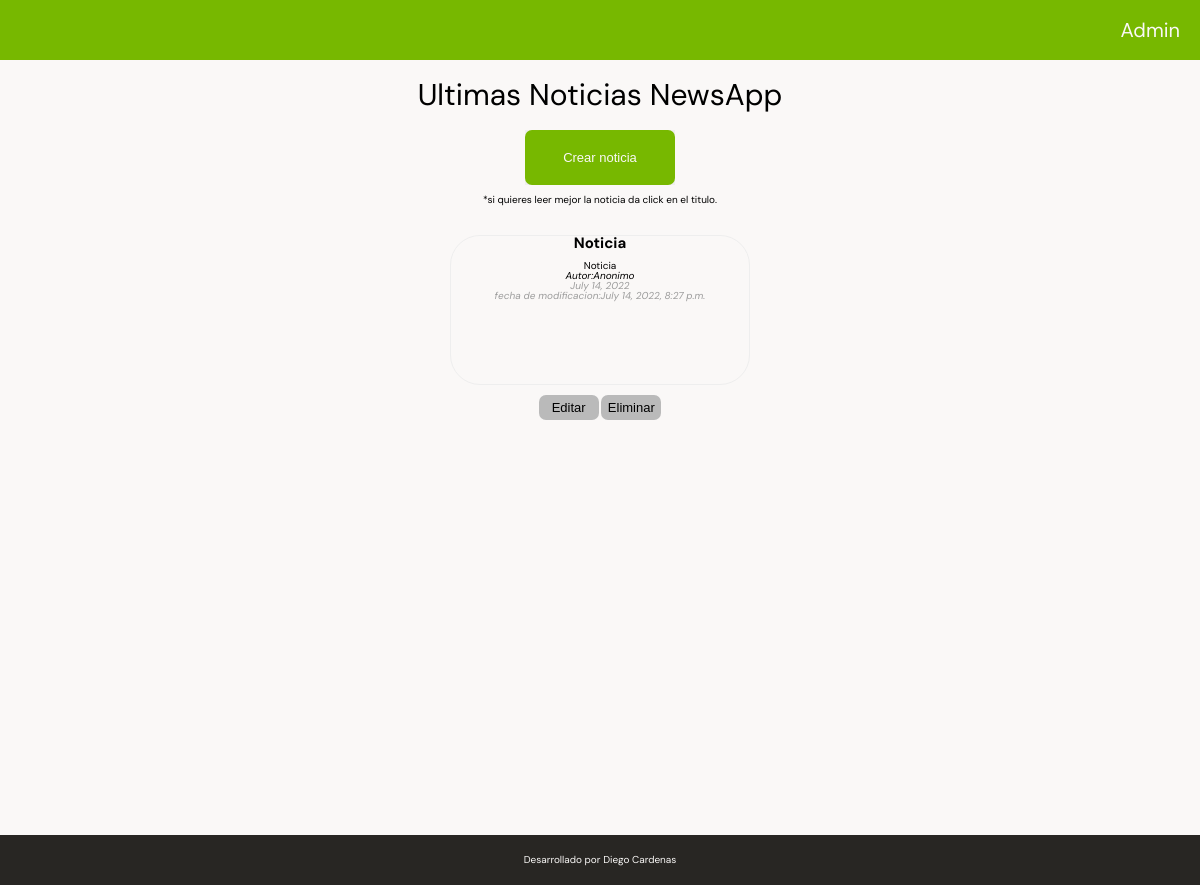
Before: /index/ with the older database file.
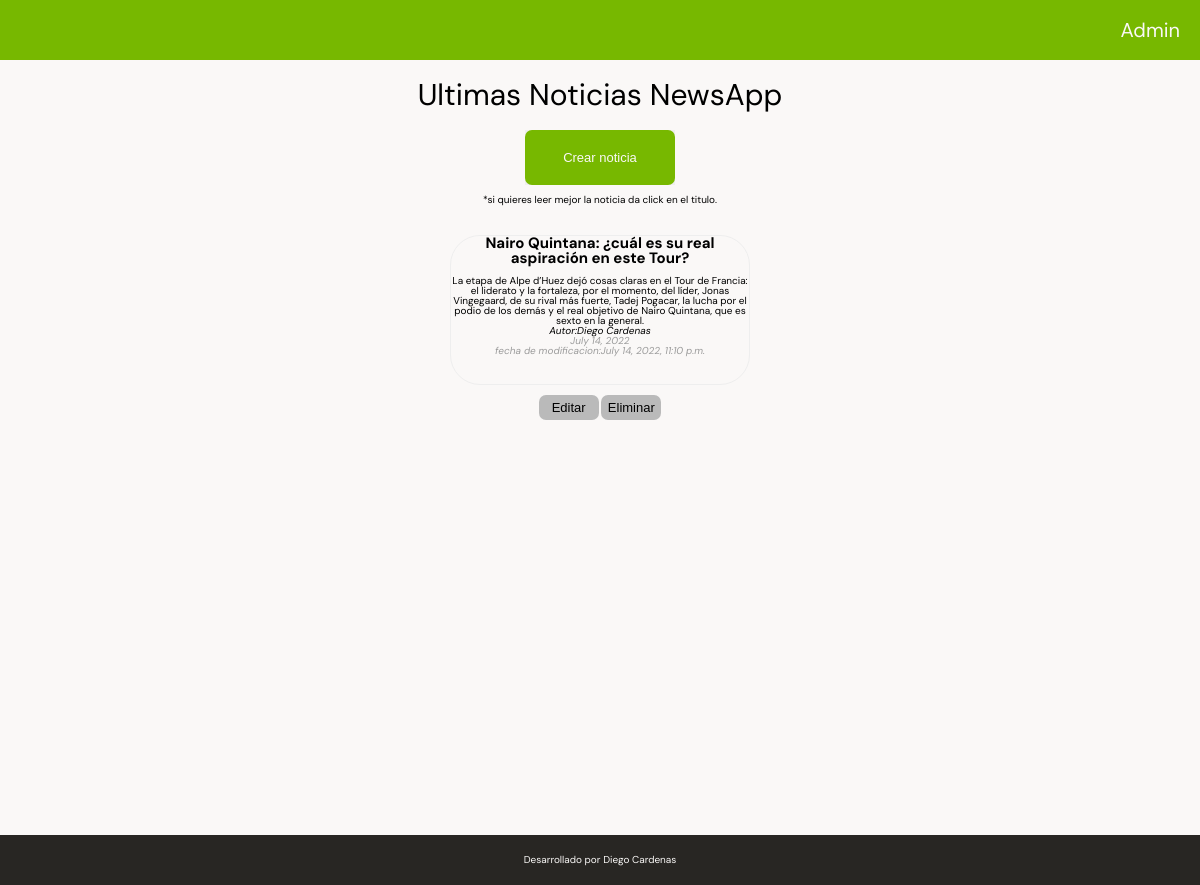
After: the same page with the newer database file.
### newsapp/models.py (models this page shows, shortened)
class News(models.Model):
    title = models.CharField(max_length=100, default="Noticia")
    news_text = models.TextField (max_length=10000, default="Noticia") #At the beginning I got here CharField, but I changed it to TextField because news is a text.
    author = models.CharField(max_length=50, default="Anonimo")
    pub_date = models.DateField(auto_now_add=True)
    update_date = models.DateTimeField(auto_now=True)

### newsapp/views.py (the view)
# urls.py: path("index/", NewsList.as_view(), name='index'),
class NewsList(ListView):
    template_name="newsapp/index.html"
    context_object_name="list_news"
    def get_queryset(self):
        return News.objects.order_by("-update_date")#Put here how we want the list to show news, new ones to older ones

### newsapp/templates/newsapp/index.html (shortened to what this page needs)
{% load static %}
<!DOCTYPE html>
<html lang="en">
<head>
  <link rel="stylesheet" href=   "{% static 'newsapp/reset.css' %}">
  <link rel="stylesheet" href=   "{% static 'newsapp/style.css' %}">
</head>
<body>
  <header>
    <section >
      <a class = "admin" href="/admin">Admin</a>
    </section>
  </header>
  <main>
    <section>
      <h1>Ultimas Noticias NewsApp</h1>
      <br>
      <br>
      <button><a class="createnews" href="{% url 'newsapp:create' %}" >Crear noticia</a></button>
      <br>
      <br>
    </section>
    <article>*si quieres leer mejor la noticia da click en el titulo.</article>
    <section class="cards-container">
    {% if list_news  %}
      {% for news in list_news %}
      <ul class="card">
        <a href=" {% url 'newsapp:detail' news.id %} "><h2 class= "card-title">{{news.title}}</h2></a>
        <br>
        <li>{{news.news_text}}</li>
        <li class ="card-author"><span>Autor:</span>{{news.author}}</li>
        <div class="card-dates">
          <li>{{news.pub_date}}</li><li><span>fecha de modificacion:</span>{{news.update_date}}</li>
        </div>
      </ul>
      <br>
      <button class="edit-button"><a href="{% url 'newsapp:update' news.id %}">Editar</a></button> <button button class="delete-button"><a href="{% url 'newsapp:delete' news.id %}">Eliminar</a></button>
      <br>
      <br>
      <br>
      <br>
      <br>
      <br>
      {% endfor %}
    {% else %}
    <p>No hay noticias</p>
    {% endif %}
    </section>
  </main>
  <footer>
    Desarrollado por Diego Cardenas
  </footer>
</body>
</html>

### newsapp/static/newsapp/style.css (style rules this page uses)
:root { --keepup-green: rgb(119, 184, 0) none repeat scroll 0% 0%; --warm-black: #282623; --off-white: #faf8f7; --grey: #bababa; }
* { box-sizing: border-box; margin: 0; padding: 0; text-decoration: none; }
html { font-size: 62.5%; font-family: "DM Sans", sans-serif; }
a { color:black; }
button { border: none; }
body { background: var(--off-white); }
header { display: flex; flex-direction: row-reverse; justify-content: space-between; padding: 2rem; font-size: 1rem; background: var(--keepup-green); }
.admin { font-size: 2rem; color: var(--off-white) }
main { display: flex; height: auto; min-height: 100%; flex-direction: column; text-align: center; padding: 2rem; }
main section h1 { font-size: 3rem; }
.createnews { display: inline-block; border-radius: 7px; border:none; background: var(--keepup-green); color: var(--off-white); text-align: center; font-size: 13px; width: 15rem; padding: 2rem; transition: all 0.4s; cursor: pointer; }
.cards-container { box-sizing: border-box; text-align: center; height: 600px; margin: 30px 60px 30px 60px; overflow: auto; }
.card { width: 300px; height: 150px; margin:0 auto; border: solid 1px #eee; border-radius: 30px; background: var(--off-white); overflow: hidden; }
.card-title { font-weight: bold; font-size: 1.5rem; }
.card-author { font-style: italic; }
.card-dates { font-style: italic; color: #9c9c9c }
.edit-button { display: inline-block; border-radius: 7px; border:none; background: #bababa; text-align: center; font-size: 13px; width: 6rem; padding: 0.5rem; transition: all 0.4s; cursor: pointer; }
.delete-button { display: inline-block; border-radius: 7px; border:none; background: #bababa; color: var(--off-white); text-align: center; font-size: 13px; width: 6rem; padding: 0.5rem; transition: all 0.4s; cursor: pointer; }
footer { position: fixed; display: block; text-align: center; margin-bottom: 0; width: 100%; padding: 2rem; background: var(--warm-black); color: var(--off-white); bottom: 0; }

Changed rows visible on the page:
removed News: title "Noticia", news_text "Noticia", author "Anonimo", pub_date "July 14, 2022", update_date "July 14, 2022, 8:27 p.m."
added News: title "Nairo Quintana: ¿cuál es su real aspiración en este Tour?", news_text "La etapa de Alpe d’Huez dejó cosas claras en el Tour de Francia: el liderato y la fortaleza, por el momento, del líder, Jonas Vingegaard, de su rival más fuerte, Tadej Pogacar, la lucha por el podio de los demás y el real objetivo de Nairo Quintana, que es sexto en la general.", author "Diego Cardenas", pub_date "July 14, 2022", update_date "July 14, 2022, 11:10 p.m."
